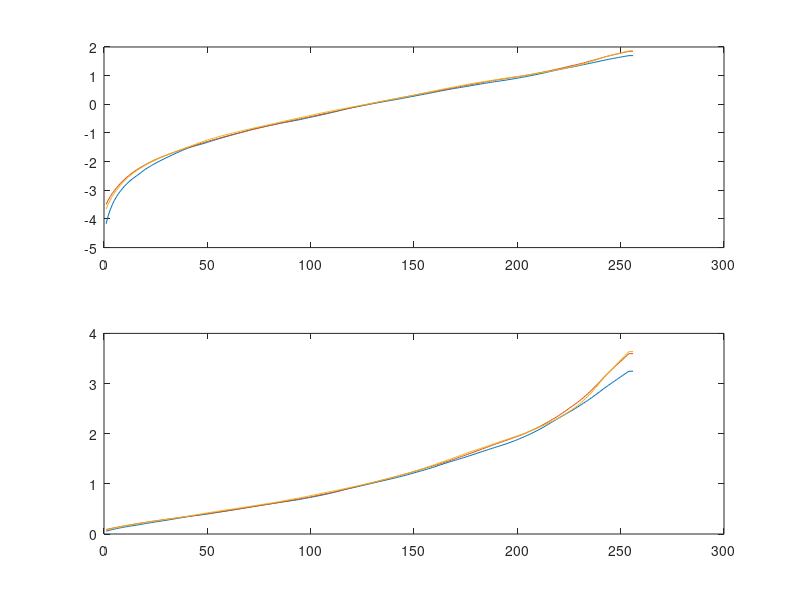

Here is the MATLAB script that generated this plot: (Note: this script raises an error after producing the figure.)
%%
% Lab 1 - HDR
%%

% Clear any saved data
clear

% exposure ratio between images
exposureRatio = 2;
% load g function = log2(f^-1(z_ij))
load('gfun.mat');

% plot g function
subplot(2,1,1);
plot(gfun);
subplot(2,1,2);
plot(2.^gfun);


% read picture into an array
for i=1:14
    pictures(:,:,:,i) = imread(strcat('Img',num2str(i),'.tiff'));
    gPictures(:,:,i) = rgb2gray(pictures(:,:,:,i));
end

% get max/median/min values
hiIntVal = max(max(gPictures(:,:,1)));
[hiIntY, hiIntX] = find (gPictures(:,:,1) == hiIntVal);

loIntVal = min(min(gPictures(:,:,14)));
[loIntY, loIntX] = find (gPictures(:,:,14) == loIntVal);

medianGray = median(median(gPictures(:,:,9)));
[medianGrayY, medianGrayX] = find(gPictures(:,:,9) == medianGray);

% get ALL the values!
for i=1:14
    hiIntValues(i) = gPictures(hiIntY, hiIntX, i);
    loIntValues(i) = gPictures(loIntY(1,1), loIntX(1,1), i);
    medianValues(i) = gPictures(medianGrayY(1,1), medianGrayX(1,1), i);
end

% Plot hi,low and median
figure
plot(hiIntValues, 'r')
hold on
plot(medianValues, 'g')
plot(loIntValues, 'b')
%%
figure
tic

%calculate weight image (could be done with one pic-loop but it doesnt seem to work)
weight = pictures;
for pic=1:14
    for y=1:683
        for x=1:1024
            for c=1:3

                value = pictures(y,x,c,pic);
                %weight if value is greater than 128
                if(value > 128)
                    value = 255-value;
                end
                weight(y,x,c,pic) = value;
            end
        end
    end
end

%summarize all pictures in to one weight picture
weightPic = weight(:,:,:,1);
for pic=2:14
   weightPic = weightPic + weight(:,:,:,pic);
end

%normalize weight values
weightPic= double(weightPic)/(255);

%Get irradiance values from gfun and weight it
irradiancePictures = double(pictures);
finv= (2.^gfun);
for pic=1:14
    value = pictures(:,:,:,pic);
    irValue = finv(value+1)/(exposureRatio*pic);
    irradiancePictures(:,:,:,pic) = irValue.*weightPic(:,:,:);
end

%Summarize to finaly picture
finalpic = irradiancePictures(:,:,:,1);
for pic=2:14
   finalpic = imadd(finalpic,irradiancePictures(:,:,:,pic));
end

%tonemap and show the result
imshow(tonemap(finalpic));
toc